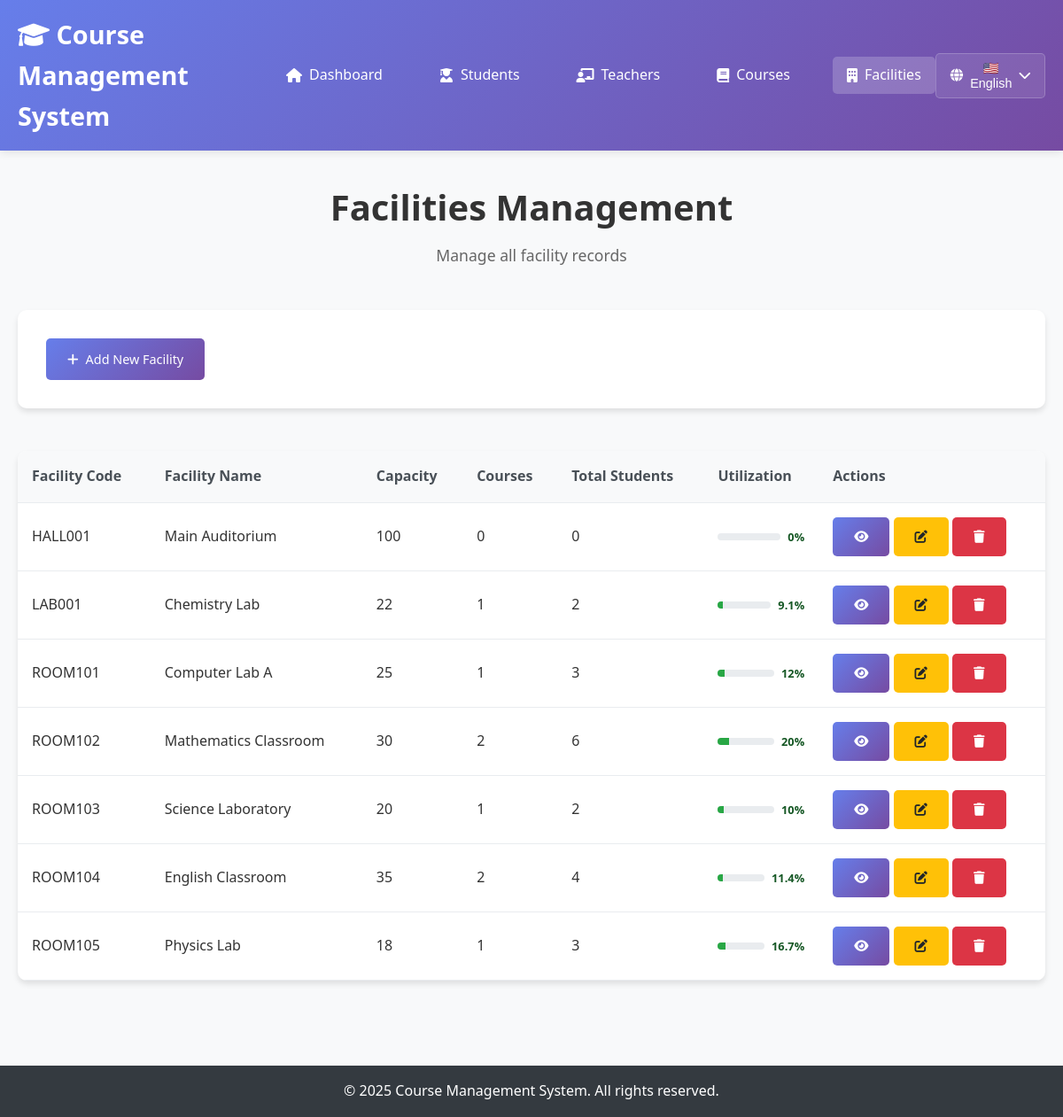
Page /facilities/index.php on the earlier database version.
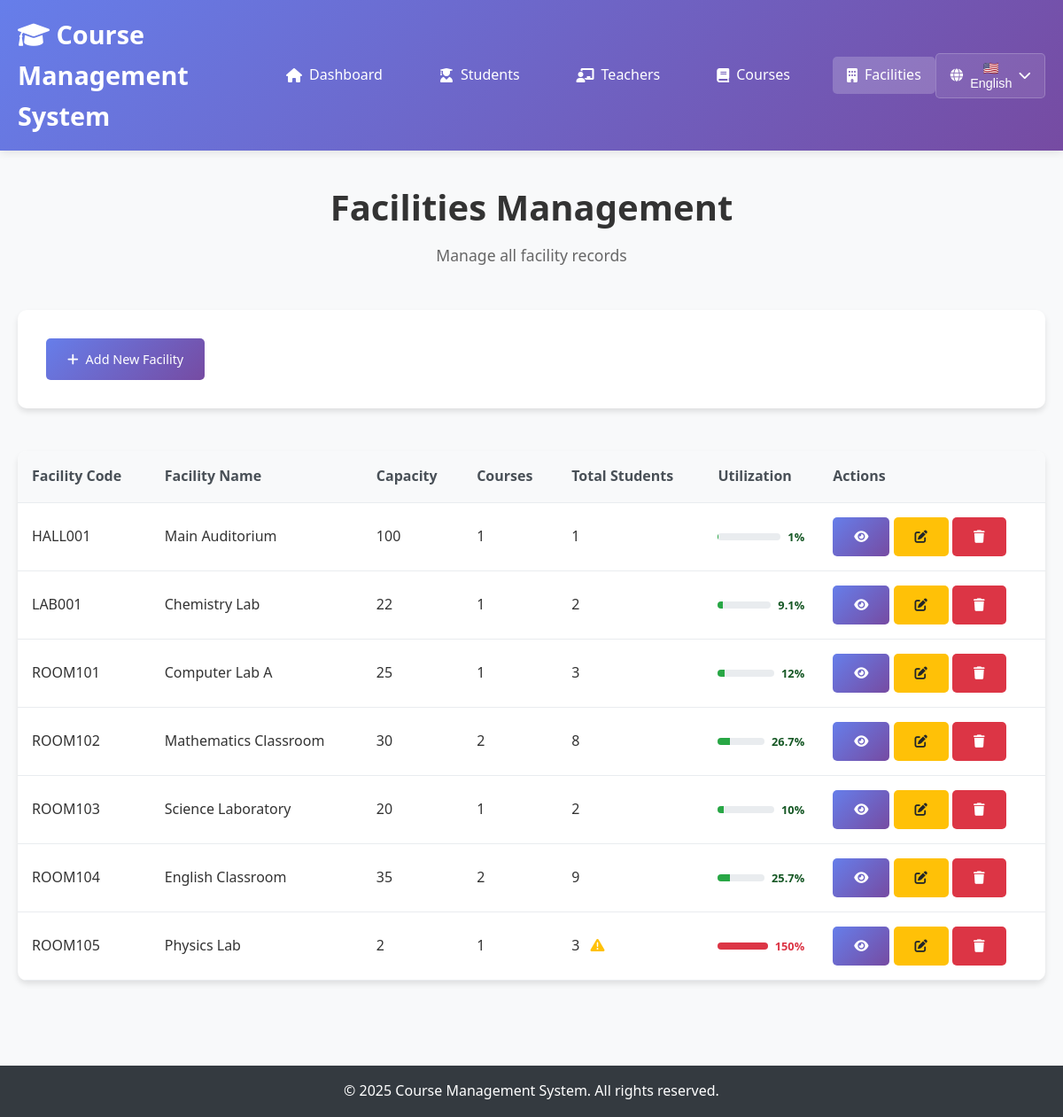
Same page on the later database version.
### tables this page shows
CREATE TABLE `facilities` (
  `emblem` varchar(20) NOT NULL,
  `name` varchar(100) NOT NULL,
  `capacity` int(11) NOT NULL
);

### config/database.php (called while the page is built, shortened)
<?php
function executeQuery($pdo, $sql, $params = []) {
    try {
        $stmt = $pdo->prepare($sql);
        $stmt->execute($params);
        return $stmt;
    } catch(PDOException $e) {
        throw new Exception("Query failed: " . $e->getMessage());
    }
}
?>

### facilities/index.php (the view, shortened to what the changed rows need)
<?php
require_once '../config/database.php';
try {
    $sql = "SELECT f.*,
                   COUNT(c.emblem) as course_count,
                   COALESCE(SUM(enrollment_counts.student_count), 0) as total_students
            FROM facilities f
            LEFT JOIN courses c ON f.emblem = c.facility_id
            LEFT JOIN (
                SELECT course_id, COUNT(student_id) as student_count
                FROM course_logins
                GROUP BY course_id
            ) enrollment_counts ON c.emblem = enrollment_counts.course_id
            GROUP BY f.emblem";
    $stmt = executeQuery($pdo, $sql);
    $facilities = $stmt->fetchAll();
} catch(Exception $e) {
    $error = "Error loading facilities: " . $e->getMessage();
}
?>
<!DOCTYPE html>
<html lang="en">
<head>
    <link rel="stylesheet" href="../css/style.css">
    <link href="https://cdnjs.cloudflare.com/ajax/libs/font-awesome/6.0.0/css/all.min.css" rel="stylesheet">
</head>
<body>
    <header>
        <nav class="navbar">
            <div class="nav-container">
                <h1><i class="fas fa-graduation-cap"></i> Course Management System</h1>
            </div>
        </nav>
    </header>
    <main class="main-content">
        <div class="container">
            <div class="dashboard-header">
                <h2>Facilities Management</h2>
            </div>
            <div class="table">
                <table>
                    <thead>
                        <tr>
                            <th>Facility Code</th>
                            <th>Facility Name</th>
                            <th>Capacity</th>
                            <th>Courses</th>
                            <th>Total Students</th>
                            <th>Utilization</th>
                            <th>Actions</th>
                        </tr>
                    </thead>
                    <tbody>
                        <?php if (isset($facilities) && count($facilities) > 0): ?>
                            <?php foreach ($facilities as $facility): ?>
                                <tr>
                                    <td><?= htmlspecialchars($facility['emblem']) ?></td>
                                    <td><?= htmlspecialchars($facility['name']) ?></td>
                                    <td><?= htmlspecialchars($facility['capacity']) ?></td>
                                    <td><?= htmlspecialchars($facility['course_count']) ?></td>
                                    <td>
                                        <?= htmlspecialchars($facility['total_students']) ?>
                                        <?php if ($facility['total_students'] > $facility['capacity']): ?>
                                            <i class="fas fa-exclamation-triangle warning-icon" title="Over capacity!"></i>
                                        <?php endif; ?>
                                    </td>
                                    <td>
                                        <?php
                                        $utilization = $facility['capacity'] > 0 ?
                                            round(($facility['total_students'] / $facility['capacity']) * 100, 1) : 0;
                                        ?>
                                        <div style="display: flex; align-items: center; gap: 0.5rem;">
                                            <div style="flex: 1; background: #e9ecef; height: 8px; border-radius: 4px; overflow: hidden;">
                                                <div style="width: <?= min($utilization, 100) ?>%; height: 100%;
                                                           background: <?= $utilization > 100 ? '#dc3545' :
                                                                         ($utilization > 80 ? '#ffc107' : '#28a745') ?>;"></div>
                                            </div>
                                            <span style="font-size: 0.8rem; font-weight: 600;
                                                        color: <?= $utilization > 100 ? '#dc3545' :
                                                                  ($utilization > 80 ? '#856404' : '#155724') ?>;">
                                                <?= $utilization ?>%
                                            </span>
                                        </div>
                                    </td>
                                    <td>
                                        <a href="view.php?id=<?= urlencode($facility['emblem']) ?>" class="btn btn-primary" title="View Details">
                                            <i class="fas fa-eye"></i>
                                        </a>
                                        <a href="edit.php?id=<?= urlencode($facility['emblem']) ?>" class="btn btn-warning" title="Edit">
                                            <i class="fas fa-edit"></i>
                                        </a>
                                        <a href="?delete=<?= urlencode($facility['emblem']) ?>"
                                           class="btn btn-danger"
                                           title="Delete"
                                           onclick="return confirm('Are you sure you want to delete this facility?')">
                                            <i class="fas fa-trash"></i>
                                        </a>
                                    </td>
                                </tr>
                            <?php endforeach; ?>
                        <?php endif; ?>
                    </tbody>
                </table>
            </div>
        </div>
    </main>
</body>
</html>

Differences in the rows shown:
computed for facilities "HALL001": course_count "0" → "1"; total_students "0" → "1"; utilization "0" → "1"
computed for facilities "ROOM102": total_students "6" → "8"; min($utilization, 100) 20 → 26.7 (drawn); utilization "20" → "26.7"
computed for facilities "ROOM104": total_students "4" → "9"; min($utilization, 100) 11.4 → 25.7 (drawn); utilization "11.4" → "25.7"
changed facilities "ROOM105": capacity "18" → "2"; utilization "16.7" → "150"
